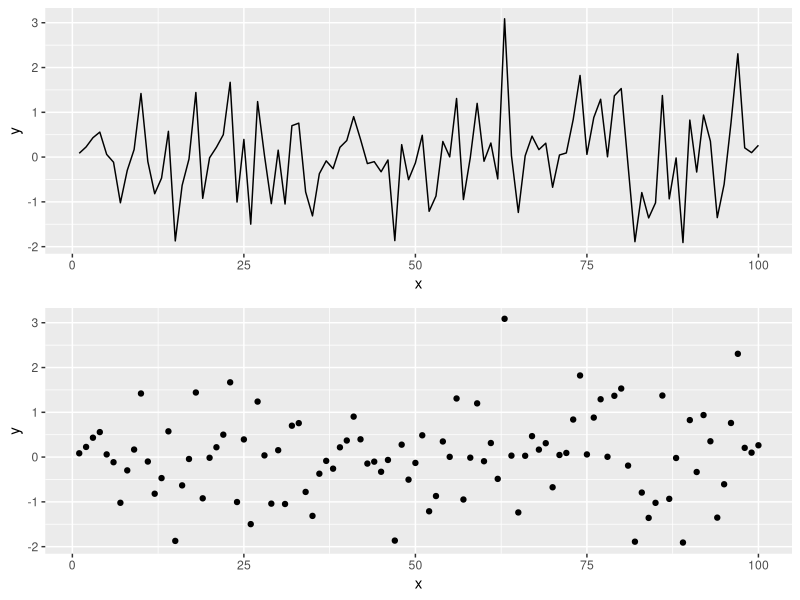

Source code (R):
## ---- chunk 1
knitr::opts_chunk$set(echo = TRUE, fig.width = 8, fig.height = 8, fig.alig = "center")
## ---- chunk 2
library(tidyverse)
library(gridExtra)
## ---- chunk 3
# Simulating data according to a normal distribution
set.seed(200)
x <- seq(1:100)

y <- rnorm(100) # Generating data form a normal distribution with mean 0 and variance 1

data <- data.frame(x = x, y = y ) # Creating a data frame

p1 = ggplot(data, aes(x= x, y = y)) +
  geom_line()

p2 = ggplot(data, aes(x= x, y = y)) +
  geom_point()

grid.arrange(p1, p2)
